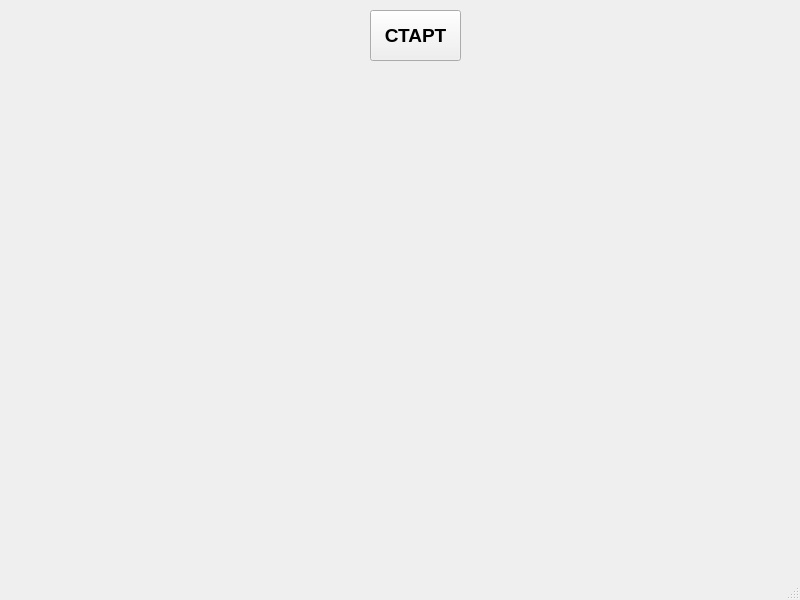
<?xml version="1.0" encoding="UTF-8"?>
<ui version="4.0">
 <class>MainWindow</class>
 <widget class="QMainWindow" name="MainWindow">
  <property name="geometry">
   <rect>
    <x>0</x>
    <y>0</y>
    <width>800</width>
    <height>600</height>
   </rect>
  </property>
  <property name="windowTitle">
   <string>MainWindow</string>
  </property>
  <widget class="QWidget" name="centralwidget">
   <widget class="QPushButton" name="pushButton">
    <property name="geometry">
     <rect>
      <x>370</x>
      <y>10</y>
      <width>91</width>
      <height>51</height>
     </rect>
    </property>
    <property name="font">
     <font>
      <family>Arial</family>
      <pointsize>14</pointsize>
      <weight>75</weight>
      <bold>true</bold>
     </font>
    </property>
    <property name="text">
     <string>СТАРТ</string>
    </property>
   </widget>
  </widget>
  <widget class="QMenuBar" name="menubar">
   <property name="geometry">
    <rect>
     <x>0</x>
     <y>0</y>
     <width>800</width>
     <height>21</height>
    </rect>
   </property>
  </widget>
  <widget class="QStatusBar" name="statusbar"/>
 </widget>
 <resources/>
 <connections/>
</ui>
